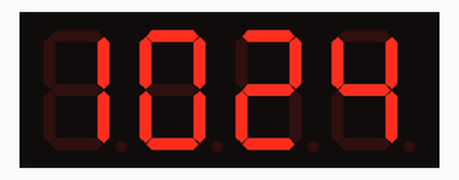
Recording of a sketch running on a simulated ESP32. Parts: 4-digit seven-segment display. WiFi joins after 1.5 s; servers stay silent unless stated; network time is answered at once with the bench clock; the local clock reads 2024-03-15 10:24:30 at power-on unless the sketch sets it; what the sketch prints to the serial monitor is not drawn.

Above: at 1.6 s.
At 65.6 s:
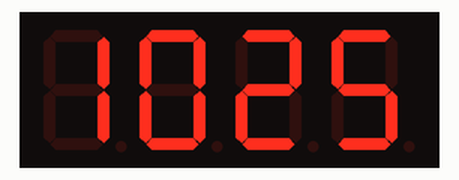
At 128.7 s:
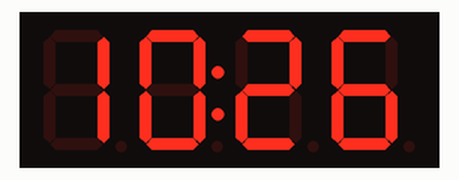

The sketch:

ntp_7_segment.ino
```cpp
/*********
  Thanks to Rui Santos for this script
  Complete project details at https://randomnerdtutorials.com
  Based on the NTP Client library example
*********/
#include <WiFi.h>
#include <NTPClient.h>
#include <WiFiUdp.h>
#include <Wire.h>
#include <Adafruit_GFX.h>
#include "Adafruit_LEDBackpack.h"\

// Replace with your network credentials
const char* ssid     = "Cozy Cove";
const char* password = "Prickly Mochi 1005";

// Define NTP Client to get time
WiFiUDP ntpUDP;
NTPClient timeClient(ntpUDP);

// I2C address of the 7-segment display
#define DISPLAY_ADDRESS   0x70
Adafruit_7segment clockDisplay = Adafruit_7segment();

// Time data info
int hour, minute, second, day;
int displayHour;
int displayValue;
const String DAYS_OF_THE_WEEK[] = {"Sunday", "Monday", "Tuesday", "Wednesday", "Thursday", "Friday", "Saturday"};
long clockTimer;
uint8_t brightness = 0;

void setup() {
  // Initialize Serial Monitor
  Serial.begin(115200);
  Serial.print("Connecting to ");
  Serial.println(ssid);
  WiFi.begin(ssid, password);
  while (WiFi.status() != WL_CONNECTED) {
    delay(500);
    Serial.print(".");
  }
  // Print local IP address and start web server
  Serial.println("");
  Serial.println("WiFi connected.");
  Serial.println("IP address: ");
  Serial.println(WiFi.localIP());

  // Setup the display.
  clockDisplay.begin(DISPLAY_ADDRESS);
  clockTimer = millis();

  // Initialize a NTPClient to get time
  timeClient.begin();
  // Set offset time in seconds to adjust for your timezone, for example:
  // GMT +1 = 3600
  // GMT +8 = 28800
  // GMT -1 = -3600
  // GMT 0 = 0
  timeClient.setTimeOffset(-14400); // GMT -4
  clockTimer = millis();
  fetchTime();
  displayTime();
}

void loop() {
  if (millis() - clockTimer > 1000) {
    clockTimer = millis();
    second += 1;
    if (second > 59) {
      second = 0;
      minute += 1;
      if (minute > 59) {
        minute = 0;
        hour += 1;
        // At midnight, rollover (redundant because of time reload)
        if (hour > 23) {
          hour = 0;
        }
        // Reload the time at the top of every hour
        fetchTime();
      }
    }

    displayTime();
  }
}

void displayTime() {
  bool am = true;
  displayHour = hour;
  if (displayHour >= 12) {
    displayHour -= 12;
    am = false;
  }
  if (displayHour == 0) {
    displayHour = 12;
  }
  displayValue = displayHour * 100 + minute;

  Serial.printf("%02d:%02d:%02d %s - %s\n", displayHour, minute, second, am ? "AM" : "PM", DAYS_OF_THE_WEEK[day]);
  clockDisplay.print(displayValue, DEC);

  clockDisplay.writeDigitRaw(2, (am ? 0x04 : 0x08) | ((second % 2 == 0) ? 0x02 : 0x00));
  clockDisplay.setBrightness(brightness);
  clockDisplay.writeDisplay();
}

void fetchTime() {
  if (timeClient.update()) {
    hour = timeClient.getHours();
    minute = timeClient.getMinutes();
    second = timeClient.getSeconds();
    day = timeClient.getDay();
    Serial.println("Fetched time: " + timeClient.getFormattedTime());
  } else {
    Serial.println("Failed to fetch time");
  }
}
```
